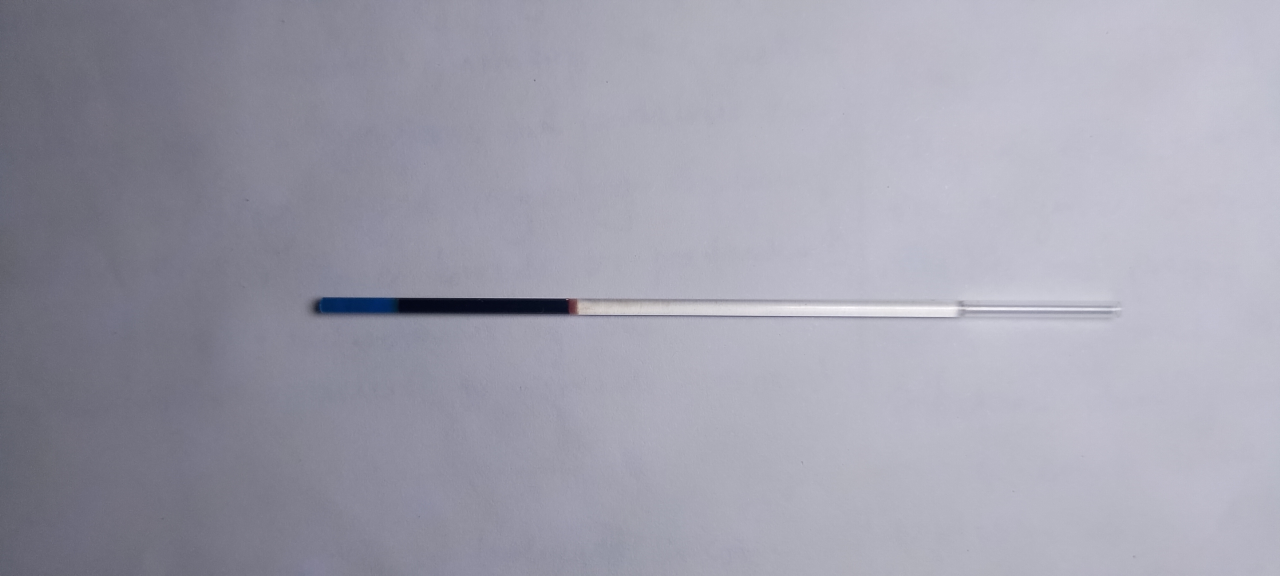
#> input picture uploads/635a1faf-2b2b-4308-ae8a-d978d1c2555d_sample-18.jpg, 3840 x 1728 px (shown at 1/3 size)
$ python pcv_analyzer.py uploads/635a1faf-2b2b-4308-ae8a-d978d1c2555d_sample-18.jpg   (older library calls are emulated)
#> lines starting #> are read from the running program, lines starting #| are printed output that depends on the picture; after the words box and inside, x2 and y2 are one past the last pixel; in counts of white or black regions, pixels touching at a corner belong together
"""
Enhanced PCV Analyzer - Python Version
Multi-Stage Hybrid Analysis Algorithm with Robust Detection
Dr. Mufti & Team - Professional Medical Image Analysis
"""

import os
import cv2
import numpy as np
import matplotlib.pyplot as plt
from pathlib import Path
from typing import Tuple, Dict, List, Optional, NamedTuple
import json
from dataclasses import dataclass, asdict
from scipy import ndimage
from skimage import filters, measure, segmentation
from skimage.morphology import closing, opening, disk
import argparse


@dataclass
class BoundaryResult:
    """Result of boundary detection"""
    y_position: int
    confidence: float
    method_used: str


@dataclass
class AnalysisResult:
    """Complete PCV analysis result"""
    pcv: float
    hemoglobin: float
    total_height: int
    packed_height: int
    boundaries: Dict[str, BoundaryResult]
    tube_rect: Tuple[int, int, int, int]  # x, y, w, h
    detection_method: str
    confidence_overall: float
    processing_time_ms: int
    warnings: List[str]
    success: bool
    error_message: Optional[str] = None


class EnhancedPCVAnalyzer:
    """Enhanced PCV Analyzer with Multi-Stage Hybrid Detection"""

    def __init__(self, debug_mode: bool = False):
        self.debug_mode = debug_mode
        self.debug_images = {}
        self.training_data = []
        self.training_file = 'manual_corrections.json'
        self._load_training_data()

    def analyze_image(self, image_path: str) -> AnalysisResult:
        """Sequential analysis pipeline: 1) Detect tube, 2) Make vertical, 3) Color-based PCV detection"""
        import time
        start_time = time.time()

        try:
            # Load and validate image
            image = cv2.imread(image_path)
#> image is the input picture: shape (1728, 3840, 3); mean B, G, R 172.9, 159.2, 159.8
            if image is None:
                return AnalysisResult(
                    pcv=0, hemoglobin=0, total_height=0, packed_height=0,
                    boundaries={}, tube_rect=(0,0,0,0), detection_method="none",
                    confidence_overall=0, processing_time_ms=0, warnings=[],
                    success=False, error_message="Failed to load image"
                )

            # Convert BGR to RGB for processing
            image_rgb = cv2.cvtColor(image, cv2.COLOR_BGR2RGB)
            self.debug_images['original'] = image_rgb
            warnings = []

            print("🔍 Step 1: Detecting tube boundaries...")
            # STEP 1: DETECT TUBE ROI with enhanced detection
            tube_rect = self._detect_tube_roi_robust(image_rgb)
            if tube_rect is None:
                return AnalysisResult(
                    pcv=0, hemoglobin=0, total_height=0, packed_height=0,
                    boundaries={}, tube_rect=(0,0,0,0), detection_method="tube_detection_failed",
                    confidence_overall=0, processing_time_ms=int((time.time() - start_time) * 1000),
                    warnings=warnings, success=False,
                    error_message="Failed to detect tube in image. Ensure tube is clearly visible."
                )

            print(f"✅ Tube detected: {tube_rect}")

            print("🔄 Step 2: Ensuring vertical orientation...")
            # STEP 2: MAKE TUBE VERTICAL with enhanced orientation detection
            oriented_image, final_tube_rect = self._make_tube_vertical(image_rgb, tube_rect)

            # Extract and validate tube ROI
            x, y, w, h = final_tube_rect
            img_h, img_w = oriented_image.shape[:2]

            # Ensure bounds are valid
            x = max(0, min(x, img_w - 1))
            y = max(0, min(y, img_h - 1))
            w = min(w, img_w - x)
            h = min(h, img_h - y)

            if w <= 10 or h <= 10:
                return AnalysisResult(
                    pcv=0, hemoglobin=0, total_height=0, packed_height=0,
                    boundaries={}, tube_rect=(0,0,0,0), detection_method="invalid_tube_size",
                    confidence_overall=0, processing_time_ms=int((time.time() - start_time) * 1000),
                    warnings=warnings, success=False,
                    error_message=f"Tube too small: {w}x{h} pixels"
                )

            # Extract tube ROI
            tube_roi = oriented_image[y:y+h, x:x+w]
            self.debug_images['tube_roi'] = tube_roi
            self.debug_images['oriented_image'] = oriented_image

            print(f"✅ Tube oriented vertically: {final_tube_rect}")

            print("🎨 Step 3: Color-based layer detection...")
            # STEP 3: COLOR-BASED PCV CALCULATION
            boundaries, confidence = self._detect_layers_by_color(tube_roi)

            if not boundaries:
                warnings.append("Color-based detection failed, using fallback method")
                boundaries = self._fallback_boundary_detection(tube_roi)
                confidence = 0.3

            # Calculate PCV from detected boundaries
            pcv_result = self._calculate_pcv_from_boundaries(boundaries, tube_roi.shape[0], warnings)

            print(f"✅ PCV calculated: {pcv_result['pcv']:.1f}%")

            # Create final result
            processing_time = int((time.time() - start_time) * 1000)

            result = AnalysisResult(
                pcv=pcv_result['pcv'],
                hemoglobin=pcv_result['hemoglobin'],
                total_height=pcv_result['total_height'],
                packed_height=pcv_result['packed_height'],
                boundaries=boundaries,
                tube_rect=final_tube_rect,
                detection_method="sequential_color_detection",
                confidence_overall=confidence,
                processing_time_ms=processing_time,
                warnings=warnings,
                success=True
            )

            # Generate annotated image
            self._create_annotated_image_enhanced(oriented_image, result, final_tube_rect)

            return result

        except Exception as e:
            import traceback
            print(f"❌ Error in analysis: {e}")
            print(traceback.format_exc())
            return AnalysisResult(
                pcv=0, hemoglobin=0, total_height=0, packed_height=0,
                boundaries={}, tube_rect=(0,0,0,0), detection_method="error",
                confidence_overall=0, processing_time_ms=int((time.time() - start_time) * 1000),
                warnings=[], success=False, error_message=str(e)
            )

    # [13 lines left out: function save_manual_correction, not called in this run]

    def _load_training_data(self):
        """Load existing training data"""
        import json

        try:
            if os.path.exists(self.training_file):
                with open(self.training_file, 'r') as f:
                    self.training_data = json.load(f)
            else:
                self.training_data = []
        except Exception as e:
            print(f"Failed to load training data: {e}")
            self.training_data = []

    def _detect_tube_roi_robust(self, image: np.ndarray) -> Optional[Tuple[int, int, int, int]]:
        """Robust tube detection focusing on tube-like shapes and colors"""
        print("  🔍 Analyzing image for tube-like structures...")

        # Method 1: Color-based detection for blood components
        tube_rect = self._detect_by_blood_colors(image)
        if tube_rect:
            print(f"  ✅ Found tube via blood color detection: {tube_rect}")
            return tube_rect

        # Method 2: Edge-based tube detection
        tube_rect = self._detect_by_tube_edges(image)
        if tube_rect:
            print(f"  ✅ Found tube via edge detection: {tube_rect}")
            return tube_rect

        # Method 3: Shape-based detection
        tube_rect = self._detect_by_tube_shape(image)
        if tube_rect:
            print(f"  ✅ Found tube via shape detection: {tube_rect}")
            return tube_rect

        print("  ⚠️ All detection methods failed")
        return None

    def _detect_by_blood_colors(self, image: np.ndarray) -> Optional[Tuple[int, int, int, int]]:
        """Detect tube by looking for characteristic blood colors"""
        hsv = cv2.cvtColor(image, cv2.COLOR_RGB2HSV)
#> hsv: shape (1728, 3840, 3); mean H, S, V 121.4, 21.9, 172.9

        # Define color ranges for blood components
        blood_masks = []

        # Red blood cells (deep red to bright red)
        rbc_lower = np.array([0, 50, 50])
        rbc_upper = np.array([10, 255, 255])
        rbc_mask1 = cv2.inRange(hsv, rbc_lower, rbc_upper)
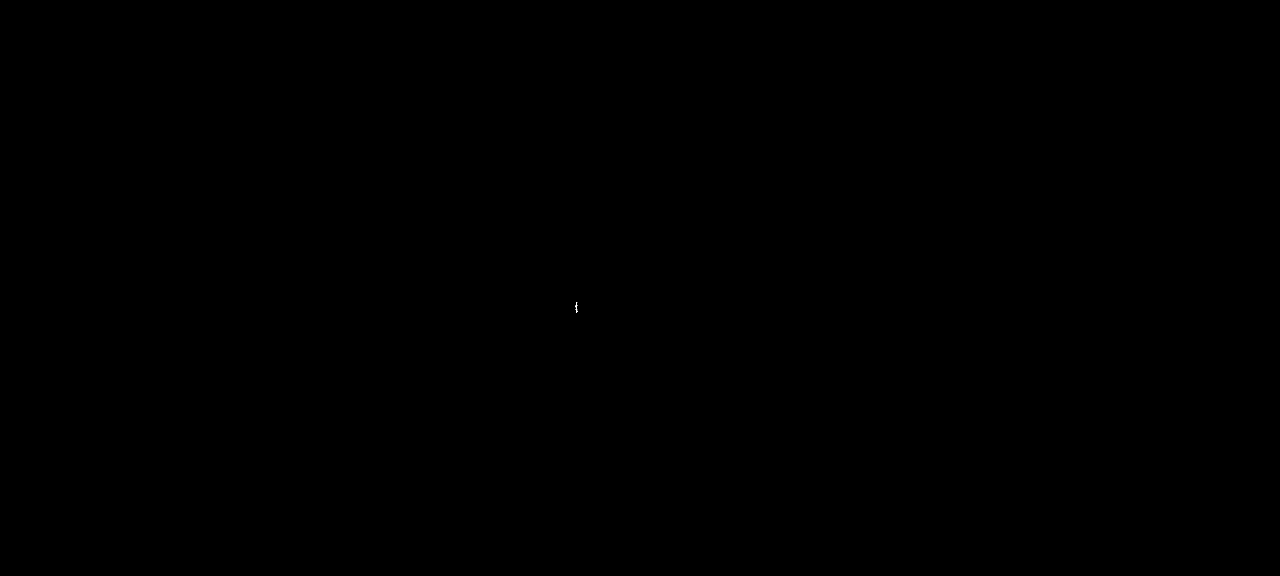
#> rbc_mask1: shape (1728, 3840) (shown at 1/3 size); 0% white in thin lines or dots, all inside (x1, y1, x2, y2) = (1727, 906, 1732, 939)

        rbc_lower2 = np.array([170, 50, 50])
        rbc_upper2 = np.array([180, 255, 255])
        rbc_mask2 = cv2.inRange(hsv, rbc_lower2, rbc_upper2)
#> rbc_mask2: shape (1728, 3840); 0.01% white; 1 white region, box (x1, y1, x2, y2) and area: (1709, 897, 1732, 942) 826

        rbc_mask = cv2.bitwise_or(rbc_mask1, rbc_mask2)
#> rbc_mask: shape (1728, 3840); 0.01% white; 1 white region, box (x1, y1, x2, y2) and area: (1709, 897, 1732, 942) 898
        blood_masks.append(rbc_mask)

        # Plasticine (blue/green at bottom)
        plasticine_lower = np.array([80, 50, 50])  # Blue
        plasticine_upper = np.array([130, 255, 255])
        plasticine_mask = cv2.inRange(hsv, plasticine_lower, plasticine_upper)
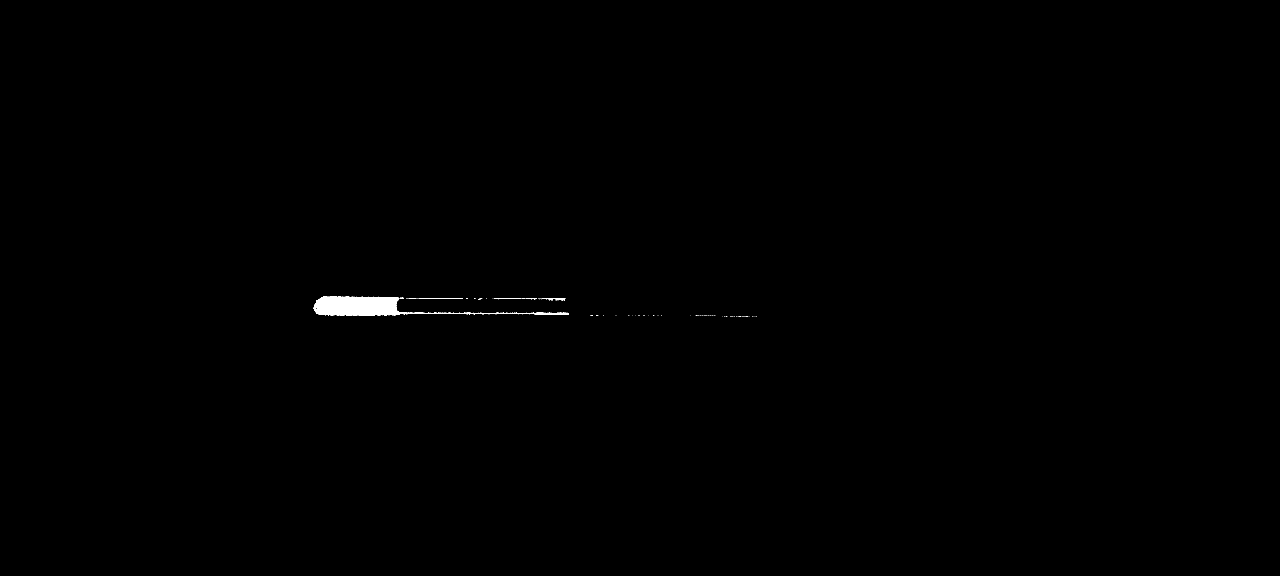
#> plasticine_mask: shape (1728, 3840) (shown at 1/3 size); 0.24% white; 101 white regions (92 under 20 px), largest, box (x1, y1, x2, y2) and area: (941, 889, 1706, 947) 15118, (1255, 894, 1389, 897) 137, (1626, 896, 1697, 901) 118
        blood_masks.append(plasticine_mask)

        # Plasma (yellowish)
        plasma_lower = np.array([15, 30, 100])
        plasma_upper = np.array([35, 255, 255])
        plasma_mask = cv2.inRange(hsv, plasma_lower, plasma_upper)
#> plasma_mask: shape (1728, 3840); every value is 0
        blood_masks.append(plasma_mask)

        # Combine all masks
        combined_mask = np.zeros_like(rbc_mask)
        for mask in blood_masks:
            combined_mask = cv2.bitwise_or(combined_mask, mask)
#> this loop made 3 passes
#> (the rest of the program and of its run is left out)
